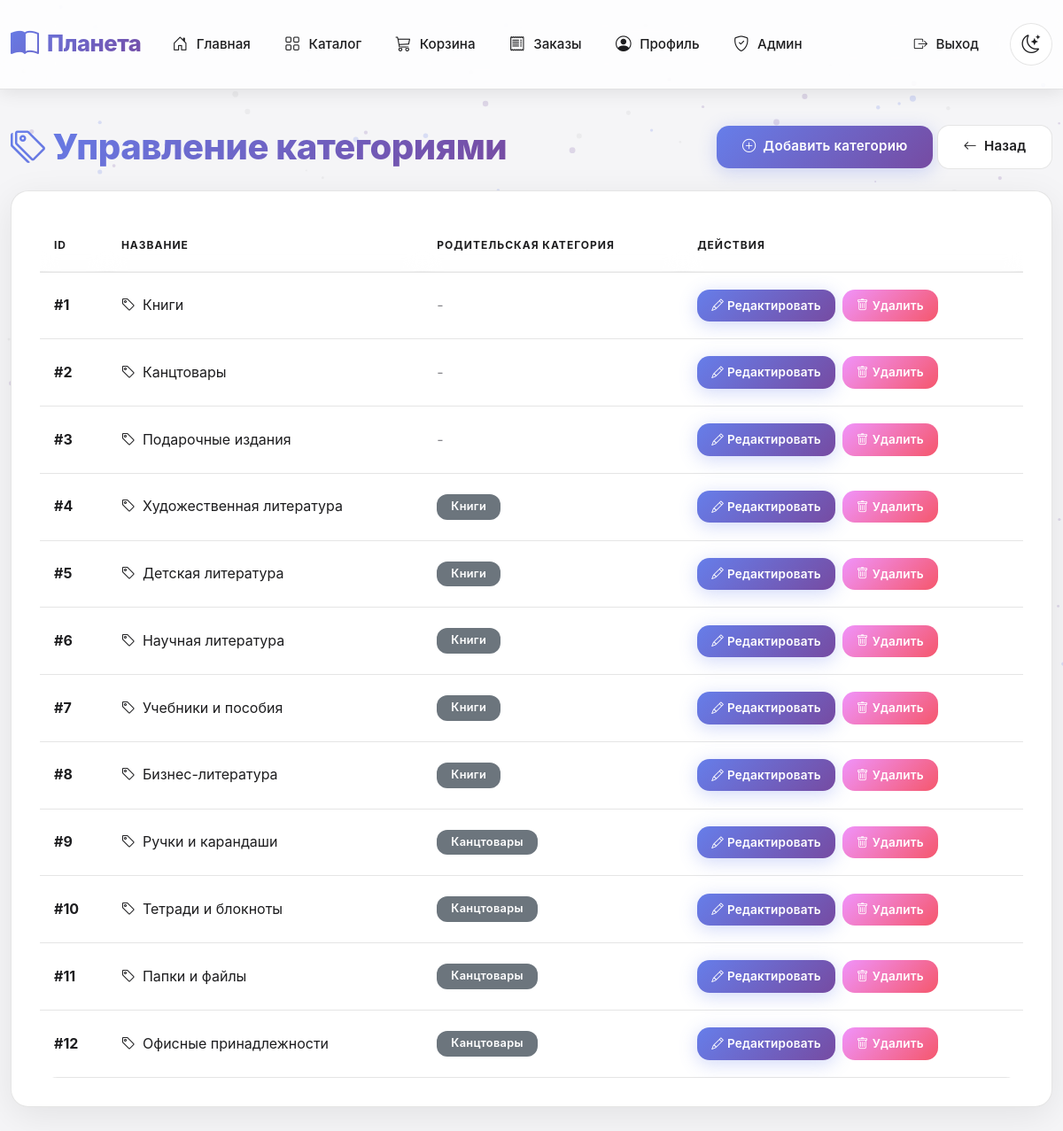
Screenshot of /admin/categories (signed in) with the database file from the repository.
### models.py (models this page shows, shortened)
class Category(db.Model):
    __tablename__ = 'categories'
    id = db.Column(db.Integer, primary_key=True)
    name = db.Column(db.String(100), nullable=False)
    parent_category_id = db.Column(db.Integer, db.ForeignKey('categories.id'), nullable=True)
    parent = db.relationship('Category', remote_side=[id], backref='children')
    products = db.relationship('Product', backref='category', lazy=True)

### app.py (the view)
@app.route('/admin/categories')
@admin_required
def admin_categories():
    categories = Category.query.all()
    return render_template('admin/categories.html', categories=categories)

### app.py (called while the page is built)
@login_manager.user_loader
def load_user(user_id):
    return User.query.get(int(user_id))

def admin_required(f):
    @wraps(f)
    @login_required
    def decorated_function(*args, **kwargs):
        if not current_user.is_admin():
            flash('У вас нет прав для доступа к этой странице.', 'danger')
            return redirect(url_for('index'))
        return f(*args, **kwargs)
    return decorated_function

### models.py (called while the page is built)
    def is_admin(self):
        return self.role == 'admin'

### templates/admin/categories.html (shortened to what this page needs)
{% extends "base.html" %}
{% block content %}
<div class="d-flex justify-content-between align-items-center mb-4">
    <h1 class="gradient-text mb-0">
        <i class="bi bi-tags me-2"></i>Управление категориями
    </h1>
    <div>
        <a href="{{ url_for('admin_add_category') }}" class="btn btn-primary">
            <i class="bi bi-plus-circle me-2"></i>Добавить категорию
        </a>
        <a href="{{ url_for('admin_dashboard') }}" class="btn btn-secondary">
            <i class="bi bi-arrow-left me-2"></i>Назад
        </a>
    </div>
</div>
<div class="card">
    <div class="card-body">
        <div class="table-responsive">
            <table class="table">
                <thead>
                    <tr>
                        <th>ID</th>
                        <th>Название</th>
                        <th>Родительская категория</th>
                        <th>Действия</th>
                    </tr>
                </thead>
                <tbody>
                    {% for category in categories %}
                    <tr>
                        <td><strong>#{{ category.id }}</strong></td>
                        <td>
                            <i class="bi bi-tag me-2"></i>{{ category.name }}
                        </td>
                        <td>
                            {% if category.parent %}
                            <span class="badge bg-secondary">{{ category.parent.name }}</span>
                            {% else %}
                            <span class="text-muted">-</span>
                            {% endif %}
                        </td>
                        <td>
                            <div class="d-flex gap-2">
                                <a href="{{ url_for('admin_edit_category', category_id=category.id) }}" class="btn btn-sm btn-primary">
                                    <i class="bi bi-pencil me-1"></i>Редактировать
                                </a>
                                <form method="POST" action="{{ url_for('admin_delete_category', category_id=category.id) }}" class="d-inline" onsubmit="return confirm('Вы уверены, что хотите удалить эту категорию?');">
                                    <button type="submit" class="btn btn-sm btn-danger">
                                        <i class="bi bi-trash me-1"></i>Удалить
                                    </button>
                                </form>
                            </div>
                        </td>
                    </tr>
                    {% endfor %}
                </tbody>
            </table>
        </div>
    </div>
</div>
{% endblock %}

### templates/base.html (style rules this page uses)
:root { --primary-gradient: linear-gradient(135deg, #667eea 0%, #764ba2 100%); --secondary-gradient: linear-gradient(135deg, #f093fb 0%, #f5576c 100%); --success-gradient: linear-gradient(135deg, #4facfe 0%, #00f2fe 100%); --card-shadow: 0 10px 40px rgba(0, 0, 0, 0.08); --card-shadow-hover: 0 20px 60px rgba(0, 0, 0, 0.15); --border-radius: 20px; --transition: all 0.3s cubic-bezier(0.4, 0, 0.2, 1); }
[data-theme="light"] { --bg-primary: #f5f5f7; --bg-secondary: #ffffff; --bg-card: #ffffff; --bg-glass: rgba(255, 255, 255, 0.7); --text-primary: #1d1d1f; --text-secondary: #86868b; --border-color: rgba(0, 0, 0, 0.1); --nav-bg: rgba(255, 255, 255, 0.8); --nav-blur: blur(30px) saturate(180%); --shadow-color: rgba(0, 0, 0, 0.1); --table-bg: #ffffff; --table-hover: #f8f9fa; }
* { margin: 0; padding: 0; box-sizing: border-box; }
body { font-family: 'Inter', -apple-system, BlinkMacSystemFont, 'Segoe UI', Roboto, 'Helvetica Neue', Arial, sans-serif; background: var(--bg-primary); color: var(--text-primary); transition: background 0.3s ease, color 0.3s ease; min-height: 100vh; line-height: 1.6; -webkit-font-smoothing: antialiased; -moz-osx-font-smoothing: grayscale; position: relative; overflow-x: hidden; }
.btn { border-radius: 14px; font-weight: 600; padding: 0.8rem 1.8rem; transition: var(--transition); border: none; font-size: 0.95rem; letter-spacing: 0.2px; }
.btn-primary { background: var(--primary-gradient); color: white !important; box-shadow: 0 4px 20px rgba(102, 126, 234, 0.3); }
.btn-secondary { background: var(--bg-secondary); backdrop-filter: blur(10px); -webkit-backdrop-filter: blur(10px); color: var(--text-primary) !important; border: 1px solid var(--border-color); }
.btn-danger { background: var(--secondary-gradient); color: white !important; }
.card { background: var(--bg-card); backdrop-filter: blur(30px) saturate(180%); -webkit-backdrop-filter: blur(30px) saturate(180%); border: 1px solid var(--border-color); border-radius: var(--border-radius); box-shadow: var(--card-shadow); transition: var(--transition); overflow: hidden; }
.card-body { padding: 2rem; color: var(--text-primary) !important; }
.table { color: var(--text-primary) !important; margin-bottom: 0; background: var(--table-bg); }
.table thead th { background: var(--bg-secondary); backdrop-filter: blur(10px); -webkit-backdrop-filter: blur(10px); border-bottom: 2px solid var(--border-color); font-weight: 700; text-transform: uppercase; font-size: 0.75rem; letter-spacing: 1px; color: var(--text-primary) !important; padding: 1.2rem 1rem; }
.table tbody { background: var(--table-bg); }
.table tbody tr { transition: var(--transition); color: var(--text-primary) !important; background: var(--table-bg); }
.table td, .table th { color: var(--text-primary) !important; border-color: var(--border-color); padding: 1.2rem 1rem; vertical-align: middle; background: transparent !important; }
.badge { padding: 0.5rem 1rem; border-radius: 12px; font-weight: 600; font-size: 0.8rem; letter-spacing: 0.3px; }
.gradient-text { background: var(--primary-gradient); -webkit-background-clip: text; -webkit-text-fill-color: transparent; background-clip: text; font-weight: 800; letter-spacing: -0.5px; }
h1, h2, h3, h4, h5, h6 { color: var(--text-primary) !important; font-weight: 700; }
p, span, div, a { color: var(--text-primary); }
.text-muted { color: var(--text-secondary) !important; }
.table-responsive { border-radius: var(--border-radius); overflow: hidden; }
.btn-sm { padding: 0.5rem 1rem; font-size: 0.85rem; }

### rows the page displays
Category: id "1", name "Книги"
Category: id "2", name "Канцтовары"
Category: id "3", name "Подарочные издания"
Category: id "4", name "Художественная литература", parent.name "Книги"
Category: id "5", name "Детская литература", parent.name "Книги"
Category: id "6", name "Научная литература", parent.name "Книги"
Category: id "7", name "Учебники и пособия", parent.name "Книги"
Category: id "8", name "Бизнес-литература", parent.name "Книги"
Category: id "9", name "Ручки и карандаши", parent.name "Канцтовары"
Category: id "10", name "Тетради и блокноты", parent.name "Канцтовары"
Category: id "11", name "Папки и файлы", parent.name "Канцтовары"
Category: id "12", name "Офисные принадлежности", parent.name "Канцтовары"
